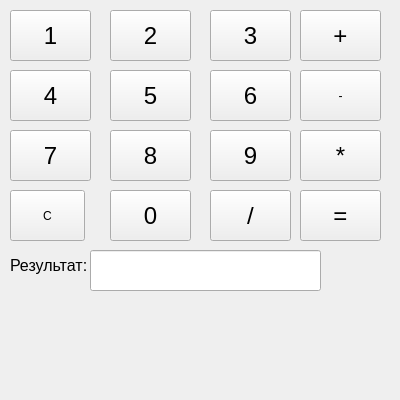
<?xml version="1.0" encoding="UTF-8"?>
<ui version="4.0">
 <class>MainWindow</class>
 <widget class="QMainWindow" name="MainWindow">
  <property name="geometry">
   <rect>
    <x>0</x>
    <y>0</y>
    <width>400</width>
    <height>400</height>
   </rect>
  </property>
  <property name="windowTitle">
   <string>MainWindow</string>
  </property>
  <widget class="QWidget" name="centralwidget">
   <widget class="QPushButton" name="button1">
    <property name="geometry">
     <rect>
      <x>10</x>
      <y>10</y>
      <width>81</width>
      <height>51</height>
     </rect>
    </property>
    <property name="font">
     <font>
      <pointsize>18</pointsize>
      <weight>50</weight>
      <italic>false</italic>
      <bold>false</bold>
     </font>
    </property>
    <property name="text">
     <string>1</string>
    </property>
   </widget>
   <widget class="QLabel" name="label">
    <property name="geometry">
     <rect>
      <x>10</x>
      <y>240</y>
      <width>81</width>
      <height>51</height>
     </rect>
    </property>
    <property name="font">
     <font>
      <pointsize>12</pointsize>
     </font>
    </property>
    <property name="text">
     <string>Результат:</string>
    </property>
   </widget>
   <widget class="QLineEdit" name="lineEditResult">
    <property name="geometry">
     <rect>
      <x>90</x>
      <y>250</y>
      <width>231</width>
      <height>41</height>
     </rect>
    </property>
   </widget>
   <widget class="QPushButton" name="button2">
    <property name="geometry">
     <rect>
      <x>110</x>
      <y>10</y>
      <width>81</width>
      <height>51</height>
     </rect>
    </property>
    <property name="font">
     <font>
      <pointsize>18</pointsize>
      <weight>50</weight>
      <italic>false</italic>
      <bold>false</bold>
     </font>
    </property>
    <property name="text">
     <string>2</string>
    </property>
   </widget>
   <widget class="QPushButton" name="button3">
    <property name="geometry">
     <rect>
      <x>210</x>
      <y>10</y>
      <width>81</width>
      <height>51</height>
     </rect>
    </property>
    <property name="font">
     <font>
      <pointsize>18</pointsize>
      <weight>50</weight>
      <italic>false</italic>
      <bold>false</bold>
     </font>
    </property>
    <property name="text">
     <string>3</string>
    </property>
   </widget>
   <widget class="QPushButton" name="button4">
    <property name="geometry">
     <rect>
      <x>10</x>
      <y>70</y>
      <width>81</width>
      <height>51</height>
     </rect>
    </property>
    <property name="font">
     <font>
      <pointsize>18</pointsize>
      <weight>50</weight>
      <italic>false</italic>
      <bold>false</bold>
     </font>
    </property>
    <property name="text">
     <string>4</string>
    </property>
   </widget>
   <widget class="QPushButton" name="button5">
    <property name="geometry">
     <rect>
      <x>110</x>
      <y>70</y>
      <width>81</width>
      <height>51</height>
     </rect>
    </property>
    <property name="font">
     <font>
      <pointsize>18</pointsize>
      <weight>50</weight>
      <italic>false</italic>
      <bold>false</bold>
     </font>
    </property>
    <property name="text">
     <string>5</string>
    </property>
   </widget>
   <widget class="QPushButton" name="button6">
    <property name="geometry">
     <rect>
      <x>210</x>
      <y>70</y>
      <width>81</width>
      <height>51</height>
     </rect>
    </property>
    <property name="font">
     <font>
      <pointsize>18</pointsize>
      <weight>50</weight>
      <italic>false</italic>
      <bold>false</bold>
     </font>
    </property>
    <property name="text">
     <string>6</string>
    </property>
   </widget>
   <widget class="QPushButton" name="button7">
    <property name="geometry">
     <rect>
      <x>10</x>
      <y>130</y>
      <width>81</width>
      <height>51</height>
     </rect>
    </property>
    <property name="font">
     <font>
      <pointsize>18</pointsize>
      <weight>50</weight>
      <italic>false</italic>
      <bold>false</bold>
     </font>
    </property>
    <property name="text">
     <string>7</string>
    </property>
   </widget>
   <widget class="QPushButton" name="button8">
    <property name="geometry">
     <rect>
      <x>110</x>
      <y>130</y>
      <width>81</width>
      <height>51</height>
     </rect>
    </property>
    <property name="font">
     <font>
      <pointsize>18</pointsize>
      <weight>50</weight>
      <italic>false</italic>
      <bold>false</bold>
     </font>
    </property>
    <property name="text">
     <string>8</string>
    </property>
   </widget>
   <widget class="QPushButton" name="button9">
    <property name="geometry">
     <rect>
      <x>210</x>
      <y>130</y>
      <width>81</width>
      <height>51</height>
     </rect>
    </property>
    <property name="font">
     <font>
      <pointsize>18</pointsize>
      <weight>50</weight>
      <italic>false</italic>
      <bold>false</bold>
     </font>
    </property>
    <property name="text">
     <string>9</string>
    </property>
   </widget>
   <widget class="QPushButton" name="button0">
    <property name="geometry">
     <rect>
      <x>110</x>
      <y>190</y>
      <width>81</width>
      <height>51</height>
     </rect>
    </property>
    <property name="font">
     <font>
      <pointsize>18</pointsize>
      <weight>50</weight>
      <italic>false</italic>
      <bold>false</bold>
     </font>
    </property>
    <property name="text">
     <string>0</string>
    </property>
   </widget>
   <widget class="QPushButton" name="buttonPlus">
    <property name="geometry">
     <rect>
      <x>300</x>
      <y>10</y>
      <width>81</width>
      <height>51</height>
     </rect>
    </property>
    <property name="font">
     <font>
      <pointsize>18</pointsize>
      <weight>50</weight>
      <italic>false</italic>
      <bold>false</bold>
     </font>
    </property>
    <property name="text">
     <string>+</string>
    </property>
   </widget>
   <widget class="QPushButton" name="buttonMul">
    <property name="geometry">
     <rect>
      <x>300</x>
      <y>130</y>
      <width>81</width>
      <height>51</height>
     </rect>
    </property>
    <property name="font">
     <font>
      <pointsize>18</pointsize>
      <weight>50</weight>
      <italic>false</italic>
      <bold>false</bold>
     </font>
    </property>
    <property name="text">
     <string>*</string>
    </property>
   </widget>
   <widget class="QPushButton" name="buttonDiv">
    <property name="geometry">
     <rect>
      <x>210</x>
      <y>190</y>
      <width>81</width>
      <height>51</height>
     </rect>
    </property>
    <property name="font">
     <font>
      <pointsize>18</pointsize>
      <weight>50</weight>
      <italic>false</italic>
      <bold>false</bold>
     </font>
    </property>
    <property name="text">
     <string>/</string>
    </property>
   </widget>
   <widget class="QPushButton" name="buttonEqual">
    <property name="geometry">
     <rect>
      <x>300</x>
      <y>190</y>
      <width>81</width>
      <height>51</height>
     </rect>
    </property>
    <property name="font">
     <font>
      <pointsize>18</pointsize>
      <weight>50</weight>
      <italic>false</italic>
      <bold>false</bold>
     </font>
    </property>
    <property name="text">
     <string>=</string>
    </property>
   </widget>
   <widget class="QPushButton" name="buttonMin">
    <property name="geometry">
     <rect>
      <x>300</x>
      <y>70</y>
      <width>81</width>
      <height>51</height>
     </rect>
    </property>
    <property name="text">
     <string>-</string>
    </property>
   </widget>
   <widget class="QPushButton" name="pushButton_2">
    <property name="geometry">
     <rect>
      <x>10</x>
      <y>190</y>
      <width>75</width>
      <height>51</height>
     </rect>
    </property>
    <property name="text">
     <string>C</string>
    </property>
   </widget>
  </widget>
  <widget class="QMenuBar" name="menubar">
   <property name="geometry">
    <rect>
     <x>0</x>
     <y>0</y>
     <width>400</width>
     <height>21</height>
    </rect>
   </property>
  </widget>
 </widget>
 <resources/>
 <connections/>
</ui>
